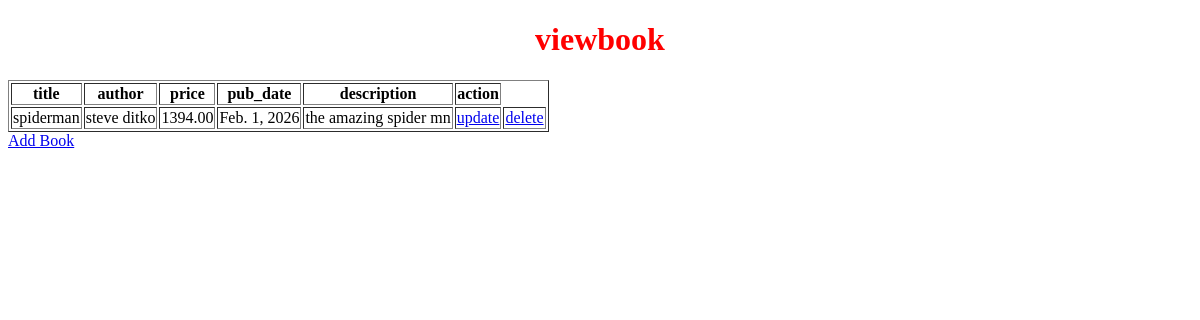
Page /viewbook/ on the earlier database version.
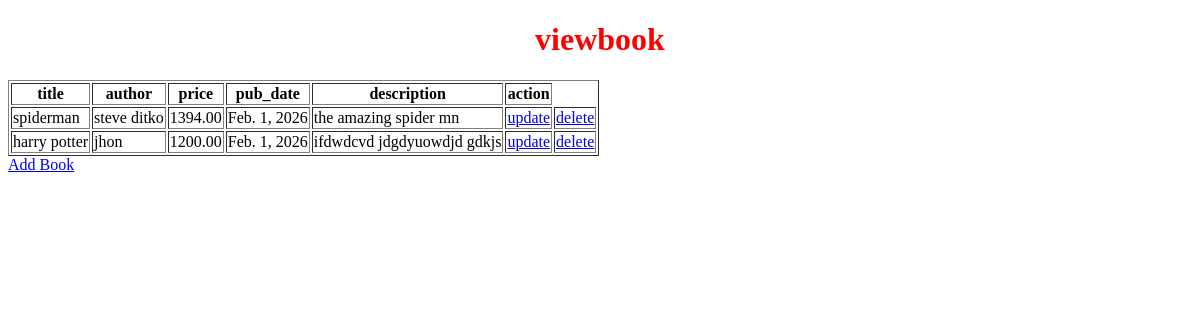
Same page on the later database version.
### app1/models.py (models this page shows, shortened)
class book(models.Model):
    title=models.CharField(max_length=200)
    author=models.CharField(max_length=100)
    price=models.DecimalField(max_digits=6,decimal_places=2)
    pub_date=models.DateField()
    description=models.TextField()

### app1/views.py (the view)
# urls.py: path("viewbook/",views.viewbook,name="viewbook"),
def viewbook(request):
    a=book.objects.all()
    return render(request,'viewbook.html',{"ab":a})

### app1/templates/viewbook.html (shortened to what this page needs)
<!DOCTYPE html>
<html lang="en">
<head>
</head>
<body>
    <table border="1">
    <h1 style="text-align: center;color: red;">viewbook</h1>
    <tr>
        <th>title</th>
        <th>author</th>
        <th>price</th>
        <th>pub_date</th>
        <th>description</th>
        <th>action</th>
    </tr>
    {% for i in ab %}
    <tr>
        <td>{{i.title}}</td>
        <td>{{i.author}}</td>
        <td>{{i.price}}</td>
        <td>{{i.pub_date}}</td>
        <td>{{i.description}}</td>
        <td><a href="{%url 'updatebook' i.id%}">update</a></td>
        <td><a href="{%url 'deletebook' i.id%}">delete</a></td>
    </tr>
    {% endfor %}
    </table>
    <a href="{% url 'addbook'%}">Add Book</a>
</body>
</html>

Differences in the rows shown:
added book: title "harry potter", author "jhon", price "1200.00", pub_date "Feb. 1, 2026", description "ifdwdcvd jdgdyuowdjd gdkjs"
